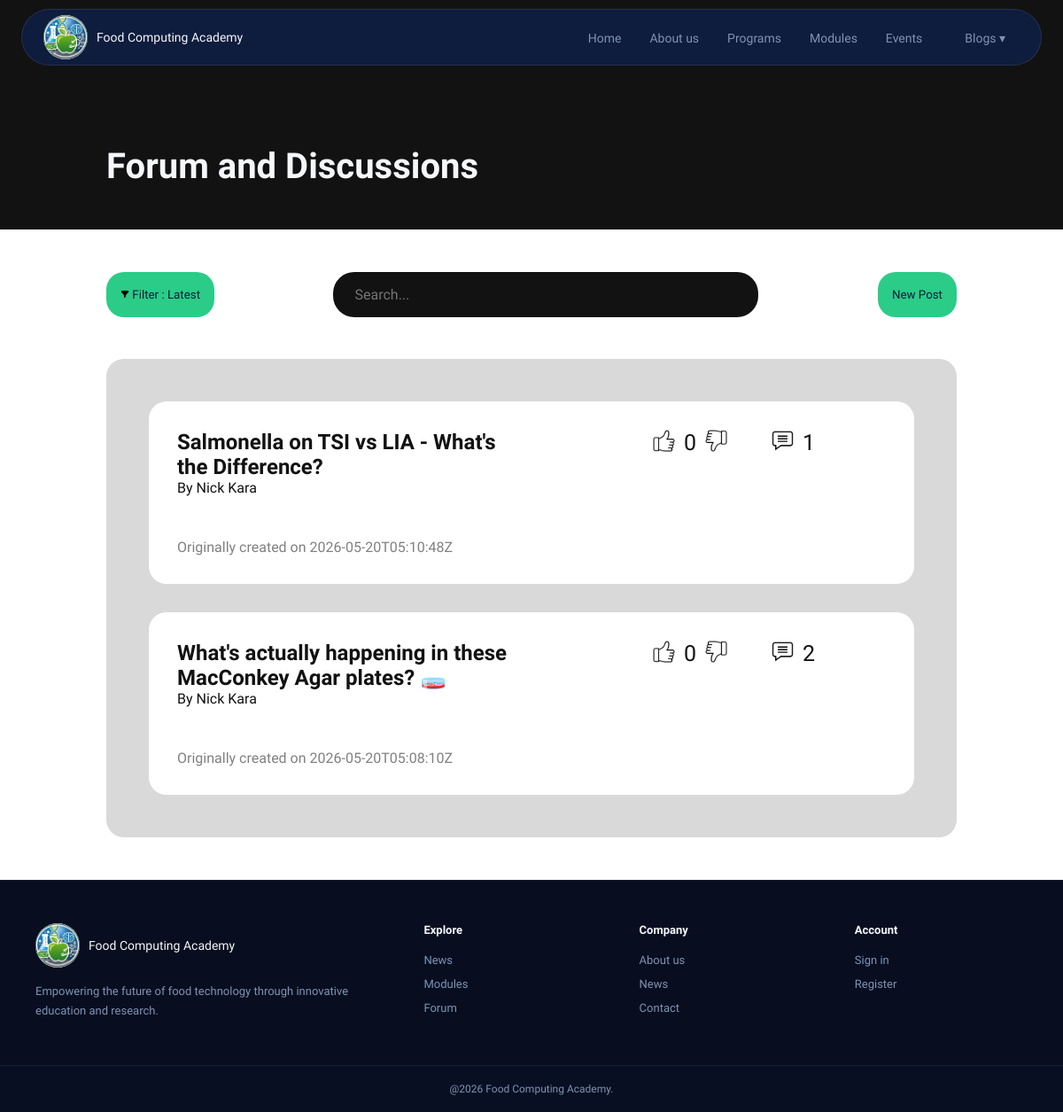
Page /forum (signed in) on the committed database.
### tables this page shows
CREATE TABLE "questions" (
	"id"	INTEGER,
	"author_id"	INTEGER NOT NULL,
	"title"	TEXT NOT NULL,
	"body"	TEXT NOT NULL,
	"is_resolved"	INTEGER NOT NULL DEFAULT 0 CHECK("is_resolved" IN (0, 1)),
	"created_at"	TEXT NOT NULL DEFAULT (strftime('%Y-%m-%dT%H:%M:%SZ', 'now')),
	"deleted"	INTEGER NOT NULL DEFAULT 0 CHECK("deleted" IN (0, 1, 2)),
	PRIMARY KEY("id" AUTOINCREMENT),
	FOREIGN KEY("author_id") REFERENCES "users"("id") ON DELETE RESTRICT
);

### backend/api_routing.py (the view, shortened to what this page needs)
    @app.route("/forum", methods=["GET", "POST"])
    def forum(page=1):
        page = request.args.get('page', 1, type=int)
        search_query = request.args.get("q", "").strip()
        max_threads = 5
        if 'user_id' not in session:
            return redirect(url_for('login'))
        conn, cursor = get_db()
        search_sql = ""
        search_params = []
        if search_query:
            search_sql = " AND (questions.title LIKE ? OR questions.body LIKE ?)"
            search_params = ["%" + search_query + "%", "%" + search_query + "%"]
        query = """
SELECT questions.title,questions.is_resolved,questions.created_at,users.first_name,users.last_name,
(SELECT COUNT(*)
FROM question_answers
WHERE question_answers.question_id = questions.id AND question_answers.deleted = 0) AS "replies"
,questions.id,count(*) OVER() AS "full_count",
                        COALESCE(
(SELECT SUM(question_votes.vote)
FROM question_votes
WHERE question_votes.question_id = questions.id), 0) AS "score"
FROM questions
FULL JOIN users ON questions.author_id = users.id
FULL JOIN question_answers ON questions.id = question_answers.question_id
LEFT JOIN question_votes ON question_votes.question_id = questions.id
WHERE questions.title NOT NULL AND questions.deleted = 0
""" + search_sql + """
GROUP BY questions.id
ORDER BY questions.created_at DESC
                       LIMIT ? OFFSET ?"""
        """SELECT SUM(question_votes.vote)
FROM question_votes
WHERE question_votes.question_id = 5"""
        cursor.execute(query,search_params + [max_threads,(page-1)*max_threads])
        threads = [
        ]
        totalThreads = 0
        rows = cursor.fetchall()
        for i in rows:
            threads.append({
                'author': {'username': i[3] + " " + i[4]},
                'title': i[0],
                'date': i[2],
                'time': '15:00',
                'comments': i[5],
                'resolved' : i[1],
                'id' : i[6],
                'score' : i[8]
            })
            totalThreads = i[7]
        print("THREADS:" , totalThreads)
        pages = math.ceil(totalThreads/max_threads)
        print("PAGES: ", pages)
        close_db()
        return render_template("forum.html",threads = threads,page = page,pages = pages, search_query = search_query)

### backend/database.py (called while the page is built)
def get_db():
    if 'db' not in g:
        BASE_DIR = os.path.dirname(os.path.abspath(__file__))
        DB_PATH = os.path.join(BASE_DIR, '..', 'database', 'food_computing_academy_website.db')
        g.db = sqlite3.connect(DB_PATH)
        g.db.row_factory = sqlite3.Row
        cursor = g.db.cursor()
    return g.db, cursor

### frontend/templates/forum.html (shortened to what this page needs)
<!DOCTYPE html>
<html lang="en">
<head>
    <link rel="stylesheet" href="{{ url_for('static', filename='styles/styling.css') }}">
    <link rel="stylesheet" href="{{ url_for('static', filename='styles/forum.css') }}">
</head>
<body>
{% include 'nav.html' %}
 <h1>Forum and Discussions</h1>
 <div class="forum_content">
    <div class="forum_features">
        <div class = "forum_features2">
            <button class="btn-search">
                <img src="{{ url_for('static', filename='assets/filter.png') }}" alt="Filter">
                Filter : Latest
            </button>
            <form class="search-box_forum" action="/forum" method="GET">
                <input type="text" name="q" placeholder="Search..." value="{{ search_query }}">
            </form>
            <button onclick="createNewThread()" class="btn-search button_submit">
                New Post
            </button>
        </div>
    </div>
    <div class="forum_threads">
        {% for thread in threads %}
        <a class="forum_thread" href="/forum/thread/{{thread.id}}">
            <div class="titlesection">
                <h3>{{thread.title}}</h3>
                <div class="userThreadsection">By {{thread.author.username}}</div>
                <p>Originally created on {{thread.date}}</p>
            </div>
            <div class="votesection">
                <div class="commentnumber">
                    <img src="{{ url_for('static', filename='assets/comment.png') }}" alt="Comments" class="voteimg">
                    <p>{{thread.comments}}</p>
                </div>
                <div class="commentnumber">
                    <img src="{{ url_for('static', filename='assets/thumbs-up(1).png') }}" alt="Upvote" class="voteimg">
                    <p>{{thread.score}}</p>
                    <img src="{{ url_for('static', filename='assets/negative-vote.png') }}" alt="Downvote" class="voteimg">
                </div>
            </div>
        </a>
        {% endfor %}
    </div>
 </div>
{% include 'footer.html' %}
</body>
</html>

### frontend/styles/styling.css (style rules this page uses)
*, *::before, *::after { box-sizing: border-box; margin: 0; padding: 0; }
:root { --navy: #0e1c3d; --navy-mid: #192d56; --green: #2bcc87; --green-dark:#179e63; --white: #f5f7fa; --muted: #7e93b2; --card: rgba(255, 255, 255, 0.055); --border: rgba(255, 255, 255, 0.09); }
body { font-family: 'Sora', sans-serif; background: var(--navy); color: var(--white); overflow-x: hidden; }
.btn-search { background: var(--green); color: var(--navy); font-family: 'Sora', sans-serif; cursor: pointer; transition: background 0.2s; padding: 8px 16px; border-radius: 20px; border: none; }
body { min-height: 100vh; min-height: 100dvh; display: flex; flex-direction: column; }

### frontend/styles/forum.css (style rules this page uses)
:root { --darker: #121212; --greyer: #D9D9D9; }
body { background: var(--darker); }
.forum_content { display:flex; flex-direction: column; flex-wrap:wrap; background: #ffffff; padding-left: 10%; padding-top: 3rem; padding-bottom: 3rem; padding-right: 10%; height: 100%; gap:3rem; }
.forum_content .forum_features { display:flex; flex-direction: column; flex-wrap:wrap; gap: 2rem; }
.forum_content .forum_features2 { display:flex; flex-direction: row; flex-wrap:wrap; gap: 10%; max-height:50px; }
.search-box_forum { background: var(--darker); padding: 1rem 1.5rem; display: flex; border-radius: 24px; gap: 1rem; width: 50%; margin-left: auto; margin-right: auto; }
.forum_content .button_submit { align-self:right; }
.search-box_forum input { background: none; border: none; outline: none; color: var(--white); font-family: 'Sora', sans-serif; font-size: 16px; flex: 1; }
.forum_threads { display:flex; flex-wrap:wrap; background:var(--greyer); padding:3rem; border-radius: 20px; gap:2rem; min-height: 200px; }
.forum_threads .forum_thread { width:100%; display:flex; flex-direction: row; flex-wrap:wrap; background: #ffffff; border: none; padding:2rem; border-radius: 20px; transition: .5s ease; color: var(--darker); text-decoration: none; }
.forum_threads .forum_thread .titlesection { display:flex; flex-direction: column; flex-wrap:wrap; width:50%; text-align: left; }
.titlesection h3 { font-size: 150%; }
.titlesection div { font-size: 100%; }
.titlesection p { padding-top: 3rem; font-size: 100%; color: gray; }
.forum_threads .forum_thread .votesection { display:flex; flex-direction: row-reverse; flex-wrap:wrap; width:40%; gap:50px; }
.votesection .commentnumber { display:flex; flex-direction: row; flex-wrap:wrap; gap:10px; font-size: 25px; }
.voteimg { width: 25px; height: 25px; filter: grayscale(100%) brightness(0%); }
h1 { margin-top: 5rem; margin-left: 10%; margin-bottom: 3rem; font-size: 250%; }
.btn-search img { width: 10px; }

### rows in the picture
questions: title "Salmonella on TSI vs LIA - What's the Difference?", author.username "Nick Kara", date "2026-05-20T05:10:48Z", comments "1", score "0"
questions: title "What's actually happening in these MacConkey Agar plates? 🧫", author.username "Nick Kara", date "2026-05-20T05:08:10Z", comments "2", score "0"
